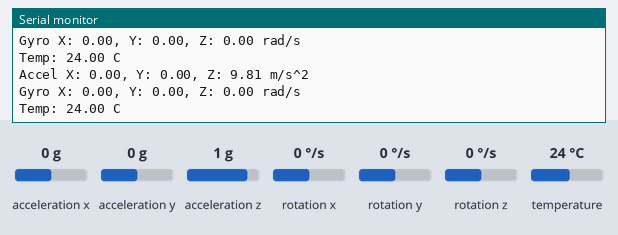
The sketch below on a simulated ESP32. On the bench: the last lines printed to the serial monitor. The test bench sets the inputs (shaded band); at power-on: acceleration x 0 g, acceleration y 0 g, acceleration z 1 g, rotation x 0 °/s, rotation y 0 °/s, rotation z 0 °/s, temperature 24 °C.

Above: at 1.3 s.
1.4 s: acceleration x set to -1.4 g
At 2.0 s:
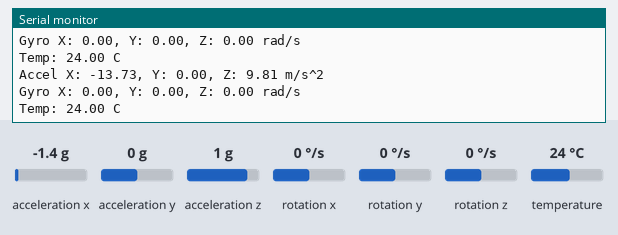
2.9 s: acceleration y set to -1.4 g
At 3.5 s:
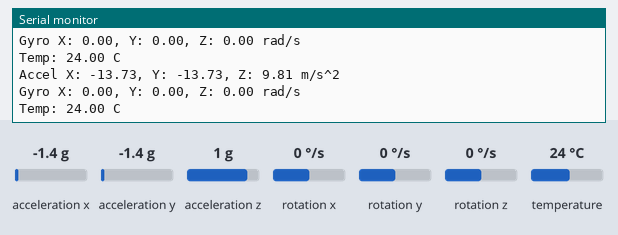
4.4 s: acceleration z set to -1.4 g
At 5.1 s:
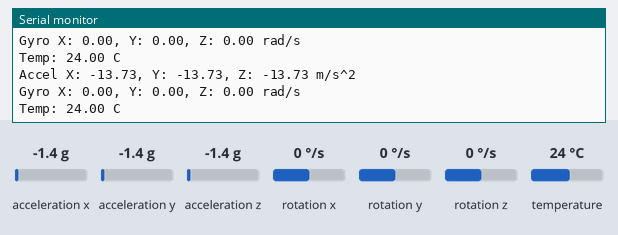
5.9 s: rotation x set to -192 °/s
At 6.6 s:
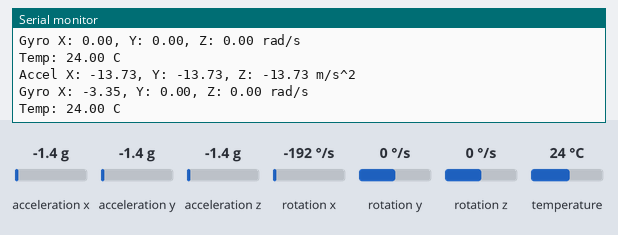
7.4 s: rotation y set to -192 °/s
At 8.1 s:
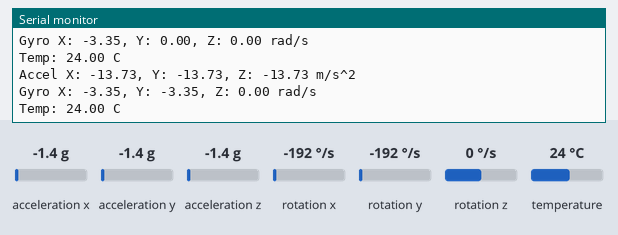

Measured:
- after the input at 1.4 s, the serial monitor: prints a new line after 0.22 s (image 1)
- after the input at 2.9 s, the serial monitor: prints a new line after 0.23 s (image 2)
- after the input at 4.4 s, the serial monitor: prints a new line after 0.25 s (image 3)
- after the input at 5.9 s, the serial monitor: prints a new line after 0.26 s (image 4)
- after the input at 7.4 s, the serial monitor: prints a new line after 0.28 s (image 5)

The sketch:

mpu6050.ino
```cpp
#include <Wire.h>
#include <Adafruit_MPU6050.h>
#include <Adafruit_Sensor.h>
#include <Adafruit_Sensor.h>

#define SDA_PIN 1  // 自定义的 SDA 引脚
#define SCL_PIN 2  // 自定义的 SCL 引脚

Adafruit_MPU6050 mpu;

void setup() {
  Serial.begin(115200);

  // 自定义 I2C 引脚
  Wire.begin(SDA_PIN, SCL_PIN);

  // 初始化 MPU6050
  if (!mpu.begin()) {
    Serial.println("MPU6050 not found!");
    while (1) {
      delay(10);
    }
  }

  Serial.println("MPU6050 found!");

  // 设置加速度计和陀螺仪的量程
  mpu.setAccelerometerRange(MPU6050_RANGE_2_G);
  mpu.setGyroRange(MPU6050_RANGE_250_DEG);
  mpu.setFilterBandwidth(MPU6050_BAND_21_HZ);

  delay(100);
}

void loop() {
  // 创建事件对象
  sensors_event_t a, g, temp;

  // 从 MPU6050 读取数据
  mpu.getEvent(&a, &g, &temp);

  // 输出加速度计数据
  Serial.print("Accel X: ");
  Serial.print(a.acceleration.x);
  Serial.print(", Y: ");
  Serial.print(a.acceleration.y);
  Serial.print(", Z: ");
  Serial.print(a.acceleration.z);
  Serial.println(" m/s^2");

  // 输出陀螺仪数据
  Serial.print("Gyro X: ");
  Serial.print(g.gyro.x);
  Serial.print(", Y: ");
  Serial.print(g.gyro.y);
  Serial.print(", Z: ");
  Serial.print(g.gyro.z);
  Serial.println(" rad/s");

  // 输出温度数据
  Serial.print("Temp: ");
  Serial.print(temp.temperature);
  Serial.println(" C");

  delay(500);  // 延迟 500 毫秒
}


// #include <Wire.h>
// #include <MPU6050.h>

// #define SDA_PIN 1  // 自定义的 SDA 引脚
// #define SCL_PIN 2  // 自定义的 SCL 引脚

// MPU6050 mpu;

// void setup() {
//     Serial.begin(115200);  // 初始化串口
//     Wire.begin(SDA_PIN, SCL_PIN);  // 初始化 I2C，并指定 SDA 和 SCL 引脚

//     Serial.println("Initializing MPU6050...");
//     mpu.initialize();  // 初始化 MPU6050

//     // 检查 MPU6050 是否正常工作
//     if (mpu.testConnection()) {
//         Serial.println("MPU6050 connection successful.");
//     } else {
//         Serial.println("MPU6050 connection failed.");
//     }
// }

// void loop() {
//     int16_t ax, ay, az;
//     int16_t gx, gy, gz;

//     // 读取加速度计和陀螺仪数据
//     mpu.getMotion6(&ax, &ay, &az, &gx, &gy, &gz);

//     // 打印数据到串口监视器
//     Serial.print("Accelerometer: ");
//     Serial.print("X: "); Serial.print(ax);
//     Serial.print(" | Y: "); Serial.print(ay);
//     Serial.print(" | Z: "); Serial.println(az);

//     // Serial.print("Gyroscope: ");
//     // Serial.print("X: "); Serial.print(gx);
//     // Serial.print(" | Y: "); Serial.print(gy);
//     // Serial.print(" | Z: "); Serial.println(gz);

//     delay(500);  // 延迟 500 毫秒
// }
```
